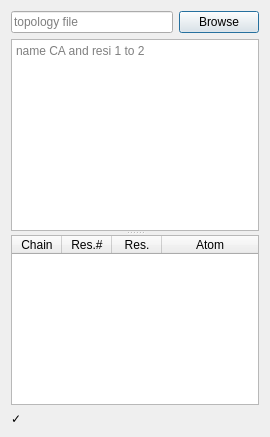
<?xml version="1.0" encoding="UTF-8"?>
<ui version="4.0">
 <class>AtomSelectionTestDialog</class>
 <widget class="QDialog" name="AtomSelectionTestDialog">
  <property name="geometry">
   <rect>
    <x>0</x>
    <y>0</y>
    <width>270</width>
    <height>437</height>
   </rect>
  </property>
  <property name="windowTitle">
   <string>Selection expression checker</string>
  </property>
  <layout class="QGridLayout" name="gridLayout">
   <item row="2" column="0">
    <widget class="QLabel" name="statusLabel">
     <property name="text">
      <string>✓</string>
     </property>
     <property name="textFormat">
      <enum>Qt::PlainText</enum>
     </property>
    </widget>
   </item>
   <item row="0" column="0">
    <widget class="QLineEdit" name="topologyEdit">
     <property name="placeholderText">
      <string>topology file</string>
     </property>
    </widget>
   </item>
   <item row="0" column="1">
    <widget class="QPushButton" name="browseButton">
     <property name="text">
      <string>Browse</string>
     </property>
    </widget>
   </item>
   <item row="1" column="0" colspan="2">
    <widget class="QSplitter" name="splitter">
     <property name="orientation">
      <enum>Qt::Vertical</enum>
     </property>
     <property name="childrenCollapsible">
      <bool>false</bool>
     </property>
     <widget class="QPlainTextEdit" name="selectionEdit">
      <property name="sizePolicy">
       <sizepolicy hsizetype="Expanding" vsizetype="Minimum">
        <horstretch>0</horstretch>
        <verstretch>0</verstretch>
       </sizepolicy>
      </property>
      <property name="minimumSize">
       <size>
        <width>0</width>
        <height>32</height>
       </size>
      </property>
      <property name="baseSize">
       <size>
        <width>0</width>
        <height>32</height>
       </size>
      </property>
      <property name="tabChangesFocus">
       <bool>true</bool>
      </property>
      <property name="placeholderText">
       <string>name CA and resi 1 to 2</string>
      </property>
     </widget>
     <widget class="QTableWidget" name="tableWidget">
      <property name="sizePolicy">
       <sizepolicy hsizetype="Expanding" vsizetype="Expanding">
        <horstretch>0</horstretch>
        <verstretch>1</verstretch>
       </sizepolicy>
      </property>
      <property name="editTriggers">
       <set>QAbstractItemView::NoEditTriggers</set>
      </property>
      <property name="alternatingRowColors">
       <bool>true</bool>
      </property>
      <property name="sortingEnabled">
       <bool>true</bool>
      </property>
      <property name="columnCount">
       <number>4</number>
      </property>
      <attribute name="horizontalHeaderMinimumSectionSize">
       <number>10</number>
      </attribute>
      <attribute name="horizontalHeaderDefaultSectionSize">
       <number>50</number>
      </attribute>
      <attribute name="horizontalHeaderStretchLastSection">
       <bool>true</bool>
      </attribute>
      <column>
       <property name="text">
        <string>Chain</string>
       </property>
      </column>
      <column>
       <property name="text">
        <string>Res.#</string>
       </property>
      </column>
      <column>
       <property name="text">
        <string>Res.</string>
       </property>
      </column>
      <column>
       <property name="text">
        <string>Atom</string>
       </property>
      </column>
     </widget>
    </widget>
   </item>
  </layout>
 </widget>
 <tabstops>
  <tabstop>topologyEdit</tabstop>
  <tabstop>browseButton</tabstop>
  <tabstop>selectionEdit</tabstop>
  <tabstop>tableWidget</tabstop>
 </tabstops>
 <resources/>
 <connections>
  <connection>
   <sender>browseButton</sender>
   <signal>pressed()</signal>
   <receiver>AtomSelectionTestDialog</receiver>
   <slot>browseTopology()</slot>
   <hints>
    <hint type="sourcelabel">
     <x>204</x>
     <y>16</y>
    </hint>
    <hint type="destinationlabel">
     <x>209</x>
     <y>41</y>
    </hint>
   </hints>
  </connection>
 </connections>
 <slots>
  <slot>browseTopology()</slot>
 </slots>
</ui>
